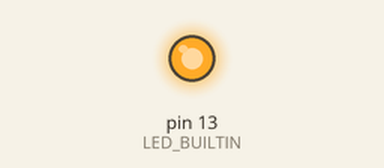
Simulated run of this sketch. Board: Arduino Uno, built with avr-gcc and run on an emulated ATmega328P. On the bench: output pins drawn as LEDs (lit = HIGH).

Above: at 1.1 s.
At 3.3 s:
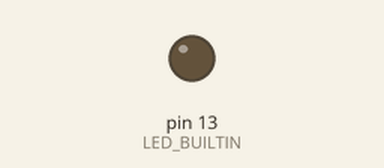
Timing chart, 0 to 5.8 s (numbered marks = the images above):
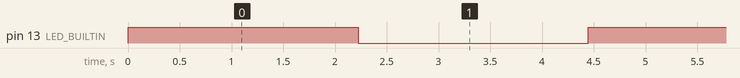

The sketch:

blinker.ino
```cpp
#define BLINKER_DELAY 2222

// the setup function runs once when you press reset or power the board
void setup() {
  // initialize digital pin LED_BUILTIN as an output.
  pinMode(LED_BUILTIN, OUTPUT);
}

// the loop function runs over and over again forever
void loop() {
  digitalWrite(LED_BUILTIN, HIGH);  // turn the LED on (HIGH is the voltage level)
  delay(BLINKER_DELAY);                      // wait for a second
  digitalWrite(LED_BUILTIN, LOW);   // turn the LED off by making the voltage LOW
  delay(BLINKER_DELAY);                      // wait for a second
}
```

Measured:
- by itself, pin 13 (LED_BUILTIN): alternates HIGH for 2.2 s and LOW for 2.2 s
